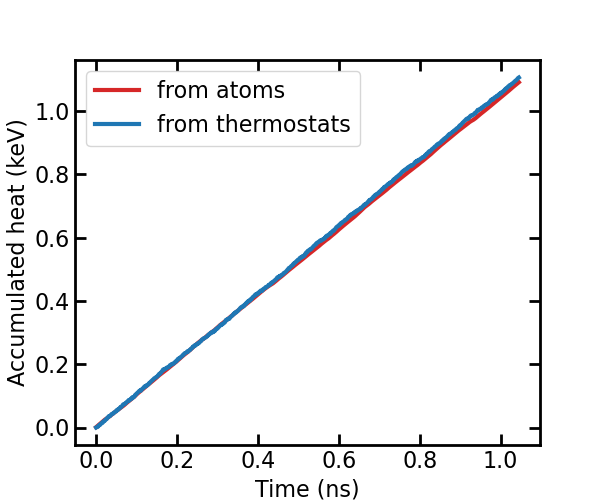

The script that saved this image:
from pylab import *
from thermo.gpumd.data import load_kappa, load_shc
from thermo.gpumd.calc import running_ave, hnemd_spectral_kappa
import pandas as pd
from glob import glob


aw = 2
fs = 16
font = {'size'   : fs}
matplotlib.rc('font', **font)
matplotlib.rc('axes' , linewidth=aw)

def set_fig_properties(ax_list):
    tl = 8
    tw = 2
    tlm = 4
    
    for ax in ax_list:
        ax.tick_params(which='major', length=tl, width=tw)
        ax.tick_params(which='minor', length=tlm, width=tw)
        ax.tick_params(axis='both', direction='in', right=True, top=True)


dt = 0.001 #ps
Ns = 1000 #Sample interval
thermo = loadtxt("compute_Energy_Temp.out")
# print(thermo)
jp = loadtxt("compute_Heatflux.out")
# print(jp)
BLOCK_LENGTH = 426
start = 250
Ein = thermo[start:, 1]
Eout = thermo[start:, 2]
# print(Ein)
# print(Eout)
Etol=(Eout - Ein) / 2 / 1000 #in units of Kev
# print(Etol)
Etol = Etol - Etol[0]
# print(Etol)
t = dt * np.arange(1, len(Etol) + 1) * Ns / 1000 #unit in ns
# print(t)
jpy = jp[start:, 2] - jp[start:, 5]

jpy = jpy / BLOCK_LENGTH / 10 * 1000 #in units of ev/ns
# print(jpy)
accum_jpy = cumsum(jpy) * 0.001 / 1000 #in units of kev
# print(cumsum(jpy))
# print(t)
# print(accum_jpy)
# print(Etol)
with open('compare_modified.txt', 'w') as fl:
    for i in range(0, len(t)):
        fl.writelines('{:.3f}'.format(t[i]) + ' ')
        fl.writelines('{:.6f}'.format(np.average(abs(accum_jpy[i]))) + ' ')
        fl.writelines('{:.6f}'.format(np.average(abs(Etol[i]))) + '\n')

figure(figsize=(6,5))
# subplot(1,2,1)
set_fig_properties([gca()])
plot(t, abs(accum_jpy), 'C3', linewidth=3, label = 'from atoms')
plot(t, abs(Etol), 'C0', linewidth=3, label = 'from thermostats')
# gca().set_xticks(group_idx)
xlabel('Time (ns)')
ylabel('Accumulated heat (keV)')
legend()
savefig('heatflux.png')
show()
close()

